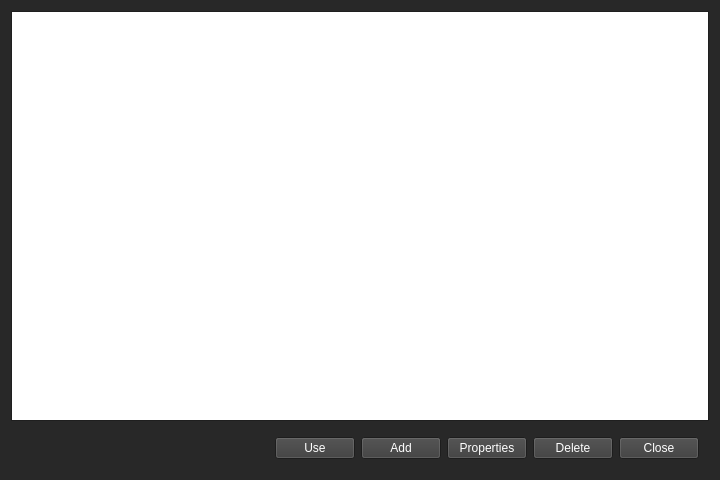
<?xml version="1.0" encoding="UTF-8"?>
<ui version="4.0">
 <class>SelectMenu</class>
 <widget class="QWidget" name="SelectMenu">
  <property name="geometry">
   <rect>
    <x>0</x>
    <y>0</y>
    <width>720</width>
    <height>480</height>
   </rect>
  </property>
  <property name="palette">
   <palette>
    <active>
     <colorrole role="WindowText">
      <brush brushstyle="SolidPattern">
       <color alpha="255">
        <red>255</red>
        <green>255</green>
        <blue>255</blue>
       </color>
      </brush>
     </colorrole>
     <colorrole role="Button">
      <brush brushstyle="SolidPattern">
       <color alpha="255">
        <red>60</red>
        <green>60</green>
        <blue>60</blue>
       </color>
      </brush>
     </colorrole>
     <colorrole role="Text">
      <brush brushstyle="SolidPattern">
       <color alpha="255">
        <red>255</red>
        <green>255</green>
        <blue>255</blue>
       </color>
      </brush>
     </colorrole>
     <colorrole role="ButtonText">
      <brush brushstyle="SolidPattern">
       <color alpha="255">
        <red>255</red>
        <green>255</green>
        <blue>255</blue>
       </color>
      </brush>
     </colorrole>
     <colorrole role="Window">
      <brush brushstyle="SolidPattern">
       <color alpha="255">
        <red>40</red>
        <green>40</green>
        <blue>40</blue>
       </color>
      </brush>
     </colorrole>
    </active>
    <inactive>
     <colorrole role="WindowText">
      <brush brushstyle="SolidPattern">
       <color alpha="255">
        <red>255</red>
        <green>255</green>
        <blue>255</blue>
       </color>
      </brush>
     </colorrole>
     <colorrole role="Button">
      <brush brushstyle="SolidPattern">
       <color alpha="255">
        <red>60</red>
        <green>60</green>
        <blue>60</blue>
       </color>
      </brush>
     </colorrole>
     <colorrole role="Text">
      <brush brushstyle="SolidPattern">
       <color alpha="255">
        <red>255</red>
        <green>255</green>
        <blue>255</blue>
       </color>
      </brush>
     </colorrole>
     <colorrole role="ButtonText">
      <brush brushstyle="SolidPattern">
       <color alpha="255">
        <red>255</red>
        <green>255</green>
        <blue>255</blue>
       </color>
      </brush>
     </colorrole>
     <colorrole role="Window">
      <brush brushstyle="SolidPattern">
       <color alpha="255">
        <red>40</red>
        <green>40</green>
        <blue>40</blue>
       </color>
      </brush>
     </colorrole>
    </inactive>
    <disabled>
     <colorrole role="Button">
      <brush brushstyle="SolidPattern">
       <color alpha="255">
        <red>60</red>
        <green>60</green>
        <blue>60</blue>
       </color>
      </brush>
     </colorrole>
     <colorrole role="Base">
      <brush brushstyle="SolidPattern">
       <color alpha="255">
        <red>40</red>
        <green>40</green>
        <blue>40</blue>
       </color>
      </brush>
     </colorrole>
     <colorrole role="Window">
      <brush brushstyle="SolidPattern">
       <color alpha="255">
        <red>40</red>
        <green>40</green>
        <blue>40</blue>
       </color>
      </brush>
     </colorrole>
    </disabled>
   </palette>
  </property>
  <property name="windowTitle">
   <string>Devices</string>
  </property>
  <layout class="QVBoxLayout" name="verticalLayout">
   <item>
    <widget class="QListWidget" name="select_list"/>
   </item>
   <item>
    <layout class="QHBoxLayout" name="horizontalLayout">
     <property name="leftMargin">
      <number>10</number>
     </property>
     <property name="topMargin">
      <number>10</number>
     </property>
     <property name="rightMargin">
      <number>10</number>
     </property>
     <property name="bottomMargin">
      <number>10</number>
     </property>
     <item>
      <spacer name="horizontalSpacer">
       <property name="orientation">
        <enum>Qt::Horizontal</enum>
       </property>
       <property name="sizeHint" stdset="0">
        <size>
         <width>40</width>
         <height>20</height>
        </size>
       </property>
      </spacer>
     </item>
     <item>
      <widget class="QPushButton" name="use">
       <property name="text">
        <string>Use</string>
       </property>
      </widget>
     </item>
     <item>
      <widget class="QPushButton" name="add">
       <property name="text">
        <string>Add</string>
       </property>
      </widget>
     </item>
     <item>
      <widget class="QPushButton" name="properties">
       <property name="text">
        <string>Properties</string>
       </property>
      </widget>
     </item>
     <item>
      <widget class="QPushButton" name="delete_but">
       <property name="text">
        <string>Delete</string>
       </property>
      </widget>
     </item>
     <item>
      <widget class="QPushButton" name="close">
       <property name="text">
        <string>Close</string>
       </property>
      </widget>
     </item>
    </layout>
   </item>
  </layout>
 </widget>
 <resources/>
 <connections/>
</ui>
